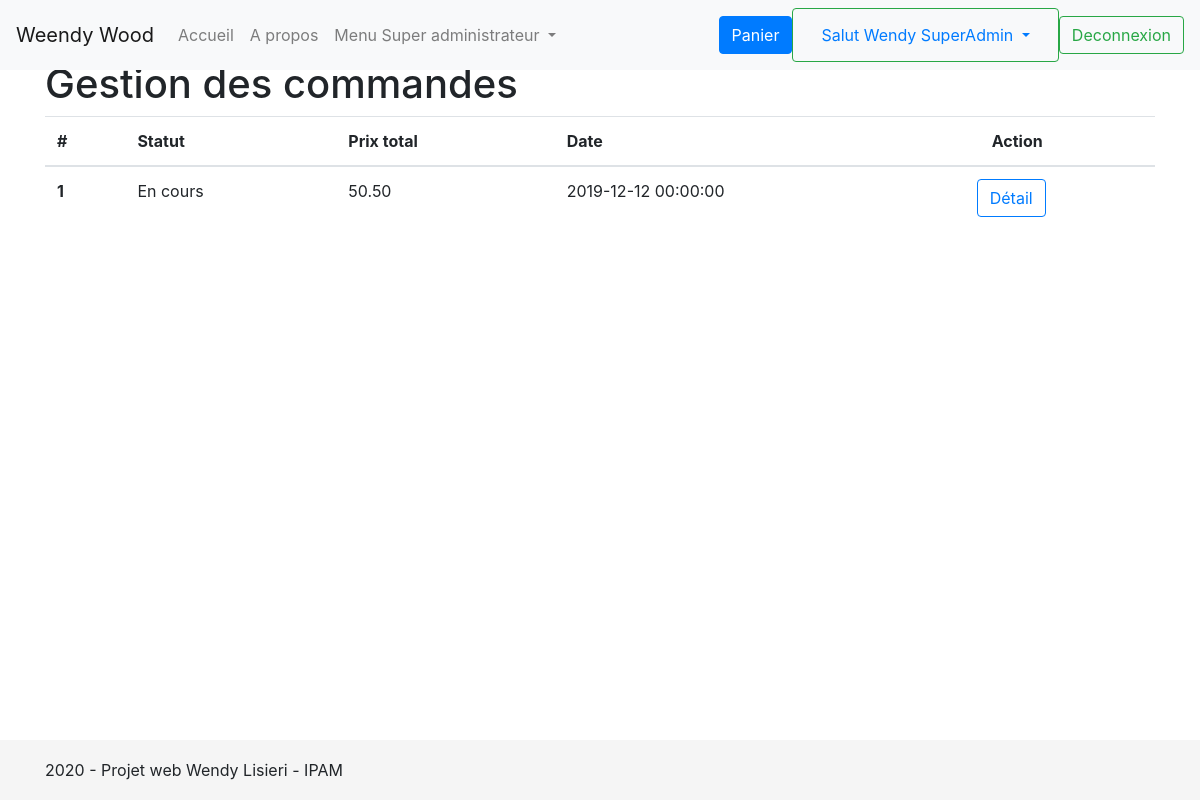
Screenshot of /clientCommande (signed in) with the database file from the repository.
### tables this page shows
CREATE TABLE enTeteCommande(idEnTeteCommande INT PRIMARY KEY AUTO_INCREMENT, idUtilisateur INT, idStatut INT, prixTotal NUMERIC (10,2), dateCommande DATETIME, FOREIGN KEY (idUtilisateur) REFERENCES utilisateurs (idUtilisateur), FOREIGN KEY (idStatut) REFERENCES statut (idStatut));

CREATE TABLE statut(idStatut INT PRIMARY KEY AUTO_INCREMENT, nomStatut VARCHAR(255));

### controllers/clientCommande.php (called while the page is built)
<?php
require 'models/commande.php';
$commandes = getEnTeteCommandes_idUtilisateur($_SESSION['idUtilisateur']);
include 'views/clientCommande.php';
?>

### models/commande.php (called while the page is built, shortened)
<?php
function getEnTeteCommandes_idUtilisateur($idUtilisateur) {
    $db = getDb();
	$reponse = $db->prepare('SELECT e.idEnTeteCommande,e.idUtilisateur, s.nomStatut, e.prixTotal, e.dateCommande
		FROM enTeteCommande as e
		INNER JOIN statut AS s
			ON e.idStatut = s.idStatut
		WHERE e.idUtilisateur = :idUtilisateur
		order by e.dateCommande desc');
    $reponse->execute(array('idUtilisateur' => $idUtilisateur));
    $donnees = $reponse->fetchAll();
    return $donnees;
}
?>

### views/clientCommande.php (the view, shortened to what this page needs)
<table class="table">
    <thead>
        <tr>
            <th scope="col">#</th>
            <th scope="col">Statut</th>
			<th scope="col">Prix total</th>
			<th scope="col">Date</th>
            <th scope="col">Action</th>
        </tr>
    </thead>
    <tbody>
        <?php foreach($commandes as $commande):?>
				<tr>
					<th scope="row"><?=$commande['idEnTeteCommande']?></th>
					<td><?=$commande['nomStatut']?></td>
					<td><?=$commande['prixTotal']?></td>
					<td><?=$commande['dateCommande']?></td>
					<td>
						<div class="row">
							<form method ='post' action="detailsCommandes">
									<button class="btn btn-outline-primary" type="submit">Détail</button>
							</form>
						</div>
					</td>
				</tr>
        <?php endforeach ?>
    </tbody>
</table>
<?php
include 'includes/layout.php';
?>

### css/sticky-footer-navbar.css (style rules this page uses)
html { position: relative; min-height: 100%; }
body { margin-bottom: 60px; }

### rows the page displays
entetecommande: idEnTeteCommande "1", idStatut.nomStatut "En cours", prixTotal "50.50", dateCommande "2019-12-12 00:00:00"

### other values shown
$_SESSION['prenom'] "Wendy"
$_SESSION['nom'] "SuperAdmin"
$title "Gestion des commandes"
